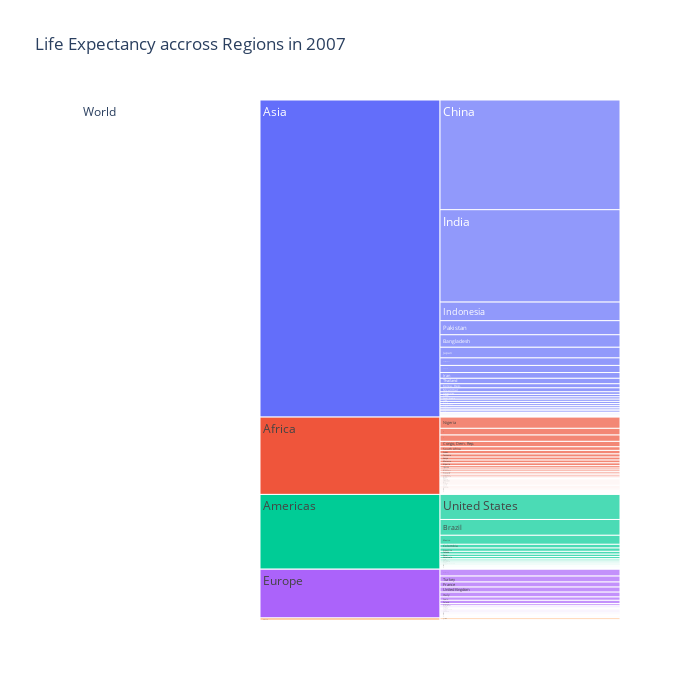

The notebook cell saved with this chart:
### Markdown cell above
For our second example, we are going to use the second data set `df2` which contains a subset of the `Gapminder` data. The idea is to visualise both Population and Life Expectancy in the world with particular interest on the comparison between regions.

1. Create an icicle using the function `icicle` and passing the arguments

    - `path`: this represents the list of columns names or columns of a rectangular dataframe defining the hierarchy of sectors, from root to leaves. Note that we are setting the root as a constant named `World`
    - `values`: this is the name of the column (alternatively, you can pass an array object) that is used to specify the size of the rectangles which form the Icicle chart. In our case we pass `pop`

### Code cell
fig = px.icicle(df2, path=[px.Constant("World"), 'continent', 'country'], 
                values='pop',
                height=700, width=700,
                title='Life Expectancy accross Regions in 2007')
fig.show()

### Figure 1 — Plotly figure (JSON) as saved in the notebook; plotly's stock layout.template omitted (floating-point values rounded to 4 significant figures; data arrays with more than 128 entries replaced by an {"elided": "..."} marker saying what was removed)
{"data": [{"branchvalues": "total", "domain": {"x": [0, 1], "y": [0, 1]}, "hovertemplate": "labels=%{label}<br>pop=%{value}<br>parent=%{parent}<br>id=%{id}<extra></extra>", "ids": {"elided": "148 str values"}, "labels": {"elided": "148 str values"}, "name": "", "parents": {"elided": "148 str values"}, "type": "icicle", "values": {"elided": "148 int values"}}], "layout": {"height": 700, "legend": {"tracegroupgap": 0}, "title": {"text": "Life Expectancy accross Regions in 2007"}, "width": 700}}
